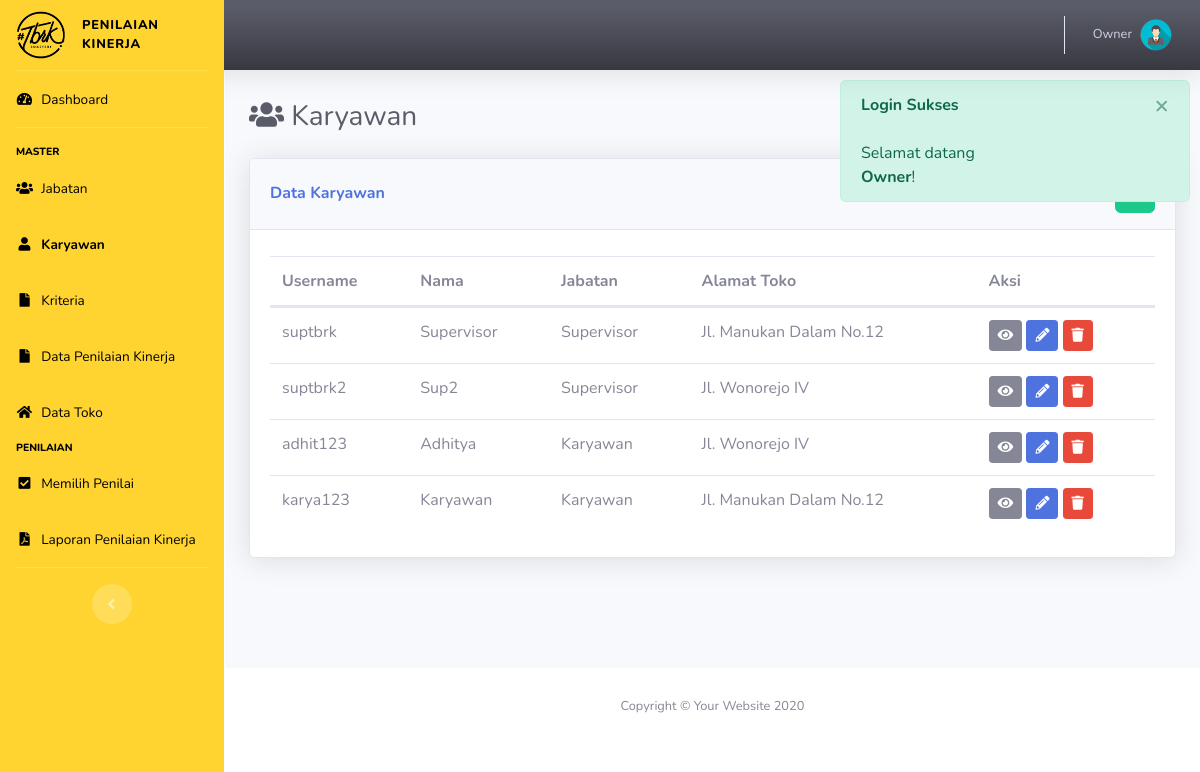
Before: /index.php?p=user (signed in) with the older database file.
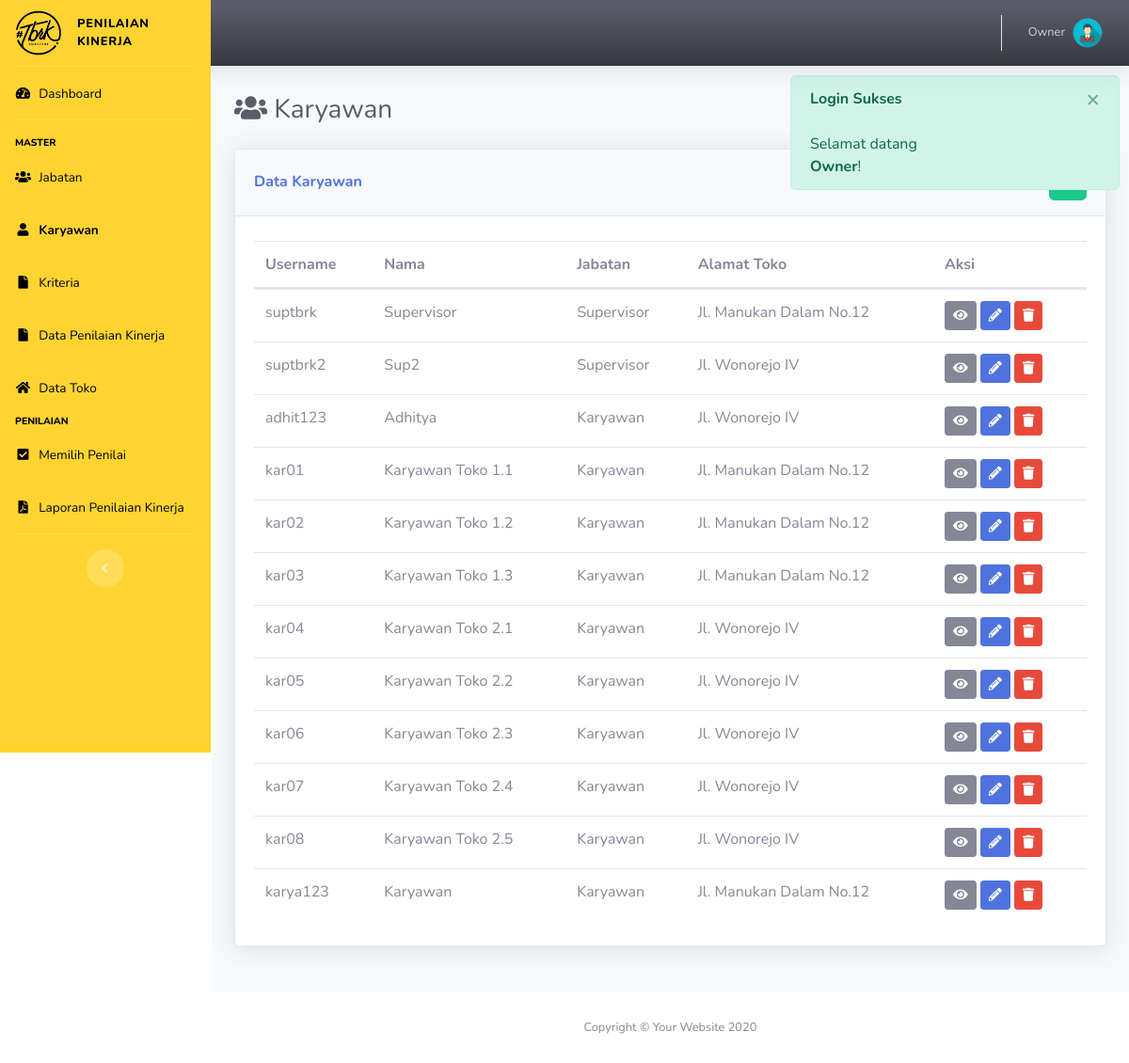
After: the same page with the newer database file.
### tables this page shows
CREATE TABLE `karyawan` (
  `id_kar` varchar(12) NOT NULL,
  `id_jabatan` int(11) NOT NULL,
  `id_toko` int(11) NOT NULL,
  `password` varchar(12) NOT NULL,
  `nama` varchar(50) NOT NULL,
  `alamat` varchar(50) NOT NULL,
  `no_telp` varchar(50) NOT NULL
);

CREATE TABLE `jabatan` (
  `id_jabatan` int(11) NOT NULL,
  `jabatan` varchar(12) NOT NULL,
  `level` int(11) NOT NULL
);

CREATE TABLE `toko` (
  `id_toko` int(11) NOT NULL,
  `lokasi` varchar(50) NOT NULL,
  `setting_jml` varchar(50) NOT NULL
);

### pages/user.php (the view, shortened to what this page needs)
<div class="d-sm-flex align-items-center justify-content-between mb-4">
    <h1 class="h3 mb-0 text-gray-800"> <i class="fa fa-users"></i> Karyawan</h1>
</div>
<?php
	$ket = "Data";
?>
<div class="row row_angket">
	<div class="col mb-4">
		<div class="card shadow mb-4">
            <div class="card-header py-3 d-flex flex-row align-items-center justify-content-between">
                <h6 class="m-0 font-weight-bold text-primary"><?= ucfirst($ket); ?> Karyawan</h6>
                <?php
                if(!isset($_GET['ket'])){
                ?>
                <div class="dropdown no-arrow">
                    <a href="index.php?p=user&ket=tambah" class="btn btn-success" data-toggle="tooltip" data-placement="top" title="Tambah Data"><i class="fa fa-plus"></i></a>
                </div>
            	<?php } ?>
            </div>
            <div class="card-body">
            <?php
            	if(!isset($form)):
            ?>
            	<table class="table dataTable">
            		<thead>
            			<tr>
            				<th>Username</th>
            				<th>Nama</th>
            				<th>Jabatan</th>
                            <th>Alamat Toko</th>
            				<th>Aksi</th>
            			</tr>
            		</thead>
            		<tbody>
            		<?php
            			$sql = "SELECT * FROM karyawan a
                        JOIN jabatan b ON a.id_jabatan = b.id_jabatan
                        JOIN toko t ON a.id_toko = t.id_toko
                        WHERE b.id_jabatan between 2 AND 3";
            			$q = mysqli_query($con, $sql);
            			while($row = mysqli_fetch_array($q)):
            		?>
            			<tr>
            				<td><?= $row['id_kar']; ?></td>
                            <td><?= $row['nama']; ?></td>
            				<td><?= $row['jabatan']; ?></td>
                            <td><?= $row['lokasi']; ?></td>
            				<td>
                                <button type="button" class="btn btn-sm btn-secondary btn-detail" data-id="<?= $row['id_kar'] ?>" data-toggle="tooltip" data-placement="top" title="Detail">
                                    <i class="fa fa-eye"></i>
                                </button>
                                <a href="index.php?p=user&ket=ubah&id=<?= $row['id_kar'] ?>" class="btn btn-sm btn-primary" data-toggle="tooltip" data-placement="top" title="Ubah Data"><i class="fa fa-pencil-alt"></i></a>
                                <button type="button" class="btn btn-sm btn-danger btn-hapus" data-id="<?= $row['id_kar'] ?>" data-toggle="tooltip" data-placement="top" title="Hapus">
                                    <i class="fa fa-trash"></i>
                                </button>
                            </td>
            			</tr>
            		<?php endwhile; ?>
            		</tbody>
            	</table>
            	<?php endif; ?>
            </div>
        </div>
    </div>
</div>

Changed rows visible on the page:
added karyawan: id_kar "kar01", nama "Karyawan Toko 1.1", id_jabatan.jabatan "Karyawan", id_toko.lokasi "Jl. Manukan Dalam No.12"
added karyawan: id_kar "kar02", nama "Karyawan Toko 1.2", id_jabatan.jabatan "Karyawan", id_toko.lokasi "Jl. Manukan Dalam No.12"
added karyawan: id_kar "kar03", nama "Karyawan Toko 1.3", id_jabatan.jabatan "Karyawan", id_toko.lokasi "Jl. Manukan Dalam No.12"
added karyawan: id_kar "kar04", nama "Karyawan Toko 2.1", id_jabatan.jabatan "Karyawan", id_toko.lokasi "Jl. Wonorejo IV"
added karyawan: id_kar "kar05", nama "Karyawan Toko 2.2", id_jabatan.jabatan "Karyawan", id_toko.lokasi "Jl. Wonorejo IV"
added karyawan: id_kar "kar06", nama "Karyawan Toko 2.3", id_jabatan.jabatan "Karyawan", id_toko.lokasi "Jl. Wonorejo IV"
added karyawan: id_kar "kar07", nama "Karyawan Toko 2.4", id_jabatan.jabatan "Karyawan", id_toko.lokasi "Jl. Wonorejo IV"
added karyawan: id_kar "kar08", nama "Karyawan Toko 2.5", id_jabatan.jabatan "Karyawan", id_toko.lokasi "Jl. Wonorejo IV"
